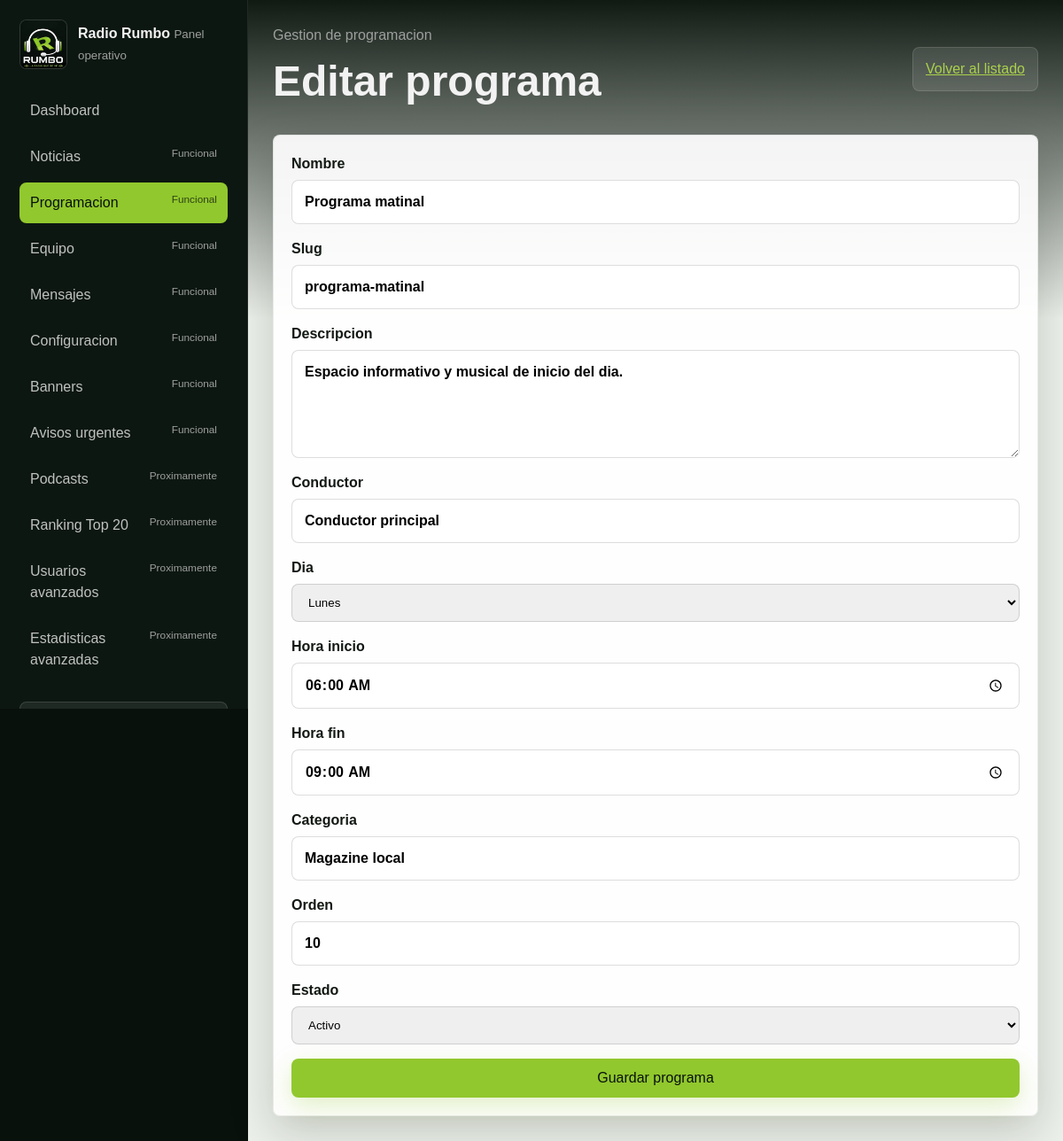
Screenshot of /admin/programs/edit/?id=1 (signed in) with the database file from the repository.
### tables this page shows
CREATE TABLE programs (
    id INT UNSIGNED AUTO_INCREMENT PRIMARY KEY,
    name VARCHAR(140) NOT NULL,
    slug VARCHAR(160) NOT NULL UNIQUE,
    description TEXT NULL,
    host_name VARCHAR(140) NULL,
    day_of_week ENUM('monday', 'tuesday', 'wednesday', 'thursday', 'friday', 'saturday', 'sunday') NOT NULL,
    start_time TIME NOT NULL,
    end_time TIME NOT NULL,
    category VARCHAR(80) NULL,
    is_active TINYINT(1) NOT NULL DEFAULT 1,
    display_order INT UNSIGNED NOT NULL DEFAULT 0,
    created_at TIMESTAMP DEFAULT CURRENT_TIMESTAMP,
    updated_at TIMESTAMP DEFAULT CURRENT_TIMESTAMP ON UPDATE CURRENT_TIMESTAMP
);

### app/Core/View.php (called while the page is built, shortened)
<?php
final class View
{
    public static function render(string $view, array $data = []): void
    {
        $basePath = dirname(__DIR__, 2) . DIRECTORY_SEPARATOR . 'resources' . DIRECTORY_SEPARATOR . 'views';
        $relativePath = str_replace('.', DIRECTORY_SEPARATOR, $view) . '.php';
        $viewPath = $basePath . DIRECTORY_SEPARATOR . $relativePath;
        $realViewPath = realpath($viewPath);
        extract($data, EXTR_SKIP);
        require $realViewPath;
    }
}

### app/Controllers/Admin/ProgramController.php (called while the page is built, shortened)
<?php
final class ProgramController
{
    public function edit(array $mock, int $id): void
    {
        $this->renderForm(
            $mock,
            $this->requireUser(),
            $this->findOrRedirect($id),
            [],
            '/admin/programs/edit/?id=' . $id,
            'Editar programa'
        );
    }
    private function renderForm(
        array $mock,
        array $user,
        array $old,
        array $errors,
        string $action,
        string $heading
    ): void {
        View::render('layouts.admin', [
            'active' => 'programacion',
            'action' => $action,
            'contentView' => 'programs/form',
            'errors' => $errors,
            'heading' => $heading,
            'mock' => $mock,
            'old' => $old,
            'pageTitle' => 'Radio Rumbo - ' . $heading,
            'user' => $user,
        ]);
    }
    private function findOrRedirect(int $id): array
    {
        try {
            $item = $this->programService()->find($id);
        } catch (Throwable) {
            $item = null;
        }
        return $item;
    }
    private function requireUser(): array
    {
        $user = $this->sessions()->user();
        return $user;
    }
    private function sessions(): SessionService
    {
        if (!$this->session instanceof SessionService) {
            $this->session = new SessionService();
        }
        return $this->session;
    }
    private function programService(): ProgramService
    {
        if (!$this->programs instanceof ProgramService) {
            $this->programs = new ProgramService();
        }
        return $this->programs;
    }
}

### public/admin/programs/edit/index.php (called while the page is built, shortened)
<?php
$rootPath = rr_bootstrap();
$controller = new ProgramController();
$id = (int) ($_GET['id'] ?? $_POST['id'] ?? 0);
$controller->edit(rr_mock_data($rootPath), $id);

### app/Helpers/SecurityHelper.php (called while the page is built, shortened)
<?php
final class SecurityHelper
{
    public static function e(string $value): string
    {
        return htmlspecialchars($value, ENT_QUOTES | ENT_SUBSTITUTE, 'UTF-8');
    }
}

### app/Core/Database.php (called while the page is built, shortened)
<?php
final class Database
{
    private static ?PDO $connection = null;
    public static function connection(): PDO
    {
        if (self::$connection instanceof PDO) {
            return self::$connection;
        }
        $host = self::env('DB_HOST', '127.0.0.1');
        $port = self::env('DB_PORT', '3306');
        $database = self::env('DB_DATABASE', 'radio_rumbo');
        $username = self::env('DB_USERNAME', 'root');
        $password = self::env('DB_PASSWORD', '');
        $dsn = sprintf(
            'mysql:host=%s;port=%s;dbname=%s;charset=utf8mb4',
            $host,
            $port,
            $database
        );
        try {
            self::$connection = new PDO($dsn, $username, $password, [
                PDO::ATTR_ERRMODE => PDO::ERRMODE_EXCEPTION,
                PDO::ATTR_DEFAULT_FETCH_MODE => PDO::FETCH_ASSOC,
                PDO::ATTR_EMULATE_PREPARES => false,
            ]);
        } catch (PDOException $exception) {
            throw new PDOException(
                'No se pudo conectar con la base de datos.',
                (int) $exception->getCode(),
                $exception
            );
        }
        return self::$connection;
    }
    private static function env(string $key, string $default = ''): string
    {
        $value = $_ENV[$key] ?? $_SERVER[$key] ?? getenv($key);
        return is_string($value) && $value !== '' ? $value : $default;
    }
}

### app/Models/Program.php (called while the page is built, shortened)
<?php
final class Program
{
    public function find(int $id): ?array
    {
        $statement = $this->pdo()->prepare(
            'SELECT id, name, slug, description, host_name, day_of_week, start_time, end_time,
                    category, is_active, display_order
             FROM programs
             WHERE id = :id
             LIMIT 1'
        );
        $statement->execute(['id' => $id]);
        $row = $statement->fetch();
        return is_array($row) ? $row : null;
    }
    private function pdo(): PDO
    {
        return $this->connection ?? Database::connection();
    }
}

### app/Services/ProgramService.php (called while the page is built, shortened)
<?php
final class ProgramService
{
    public function find(int $id): ?array
    {
        return $this->repository()->find($id);
    }
    private function repository(): Program
    {
        if (!$this->program instanceof Program) {
            $this->program = new Program();
        }
        return $this->program;
    }
}

### resources/views/admin/programs/form.php (the view, shortened to what this page needs)
<?php
$old = is_array($old ?? null) ? $old : [];
$action = is_string($action ?? null) ? $action : '/admin/programs/create/';
$heading = is_string($heading ?? null) ? $heading : 'Programa';
$days = [
    'monday' => 'Lunes',
    'tuesday' => 'Martes',
    'wednesday' => 'Miercoles',
    'thursday' => 'Jueves',
    'friday' => 'Viernes',
    'saturday' => 'Sabado',
    'sunday' => 'Domingo',
];
?>
<header class="admin-topbar">
    <div>
        <span>Gestion de programacion</span>
        <h1><?= $e($heading) ?></h1>
    </div>
    <div class="admin-profile"><a href="/admin/programs/">Volver al listado</a></div>
</header>
<section class="admin-panel">
    <form class="admin-form" action="<?= $e($action) ?>" method="post">
        <label>Nombre
            <input type="text" name="name" value="<?= $e((string) ($old['name'] ?? '')) ?>">
        </label>
        <label>Slug
            <input type="text" name="slug" value="<?= $e((string) ($old['slug'] ?? '')) ?>" placeholder="Se genera automaticamente si queda vacio">
        </label>
        <label>Descripcion
            <textarea name="description" rows="4"><?= $e((string) ($old['description'] ?? '')) ?></textarea>
        </label>
        <label>Conductor
            <input type="text" name="host_name" value="<?= $e((string) ($old['host_name'] ?? '')) ?>" placeholder="Conductor principal">
        </label>
        <label>Dia
            <select name="day_of_week">
                <?php foreach ($days as $value => $label): ?>
                    <option value="<?= $e($value) ?>" <?= ($old['day_of_week'] ?? 'monday') === $value ? 'selected' : '' ?>><?= $e($label) ?></option>
                <?php endforeach; ?>
            </select>
        </label>
        <label>Hora inicio
            <input type="time" name="start_time" value="<?= $e(substr((string) ($old['start_time'] ?? '06:00'), 0, 5)) ?>">
        </label>
        <label>Hora fin
            <input type="time" name="end_time" value="<?= $e(substr((string) ($old['end_time'] ?? '09:00'), 0, 5)) ?>">
        </label>
        <label>Categoria
            <input type="text" name="category" value="<?= $e((string) ($old['category'] ?? '')) ?>">
        </label>
        <label>Orden
            <input type="number" min="0" name="display_order" value="<?= $e((string) ($old['display_order'] ?? '0')) ?>">
        </label>
        <label>Estado
            <select name="is_active">
                <option value="1" <?= (string) ($old['is_active'] ?? '1') === '1' ? 'selected' : '' ?>>Activo</option>
            </select>
        </label>
        <button class="btn btn-primary" type="submit">Guardar programa</button>
    </form>
</section>

### public/assets/css/main.css (style rules this page uses)
:root { --color-primary: #91C82D; --color-primary-light: #AAD14A; --color-primary-dark: #72A223; --color-bg-dark: #09110C; --color-white-soft: #F2F2F2; --color-muted: #9DA09E; --color-ink: #121813; --color-panel: rgba(255, 255, 255, 0.12); --color-line: rgba(255, 255, 255, 0.16); --space-1: 8px; --space-2: 12px; --space-3: 18px; --space-4: 24px; --space-5: 36px; --space-6: 56px; --radius: 8px; --shadow: 0 18px 50px rgba(9, 17, 12, 0.18); }
* { box-sizing: border-box; }
html { scroll-behavior: smooth; }
body { margin: 0; color: var(--color-ink); background: #f1f4ef; font-family: Arial, Helvetica, sans-serif; line-height: 1.5; }
a { color: inherit; }
button, input, textarea { font: inherit; }
.btn, button { min-height: 42px; padding: 10px 16px; border: 0; border-radius: var(--radius); cursor: pointer; text-decoration: none; }
.btn-primary { color: var(--color-bg-dark); background: var(--color-primary); box-shadow: 0 10px 28px rgba(145, 200, 45, 0.25); }
input, textarea { width: 100%; padding: 12px 14px; border: 1px solid rgba(9, 17, 12, 0.14); border-radius: var(--radius); }

### public/assets/css/admin.css (style rules this page uses)
.admin-shell-body, .admin-login-body { min-height: 100vh; color: var(--color-white-soft); background: var(--color-bg-dark); }
.admin-brand small, .admin-topbar span, .admin-role-box small { color: var(--color-muted); }
.admin-topbar { display: flex; align-items: center; justify-content: space-between; gap: 20px; margin-bottom: 24px; }
.admin-topbar h1 { margin: 4px 0 0; font-size: clamp(2rem, 4vw, 3.5rem); letter-spacing: 0; }
.admin-profile { display: grid; justify-items: end; padding: 12px 14px; background: rgba(255, 255, 255, 0.1); border: 1px solid rgba(255, 255, 255, 0.12); border-radius: var(--radius); }
.admin-profile a { color: var(--color-primary-light); }
.admin-stats article, .admin-panel { padding: 20px; color: var(--color-ink); background: rgba(255, 255, 255, 0.92); border: 1px solid rgba(9, 17, 12, 0.08); border-radius: var(--radius); box-shadow: var(--shadow); }
.admin-form { display: grid; gap: 16px; }
.admin-form label, .login-card label { display: grid; gap: 6px; color: var(--color-ink); font-weight: 700; }
select { width: 100%; padding: 12px 14px; border: 1px solid rgba(9, 17, 12, 0.14); border-radius: var(--radius); }

### rows the page displays
programs: name "Programa matinal", slug "programa-matinal", description "Espacio informativo y musical de inicio del dia.", host_name "Conductor principal", day_of_week "Lunes", start_time "06:00", end_time "09:00", category "Magazine local", display_order "10", is_active "Activo"

### other values shown
$e($item['label']) "Dashboard"
$e($item['label']) "Noticias"
$e($item['status']) "Funcional"
$e($item['label']) "Programacion"
$e($item['label']) "Equipo"
$e($item['label']) "Mensajes"
$e($item['label']) "Configuracion"
$e($item['label']) "Banners"
$e($item['label']) "Avisos urgentes"
$e($item['label']) "Podcasts"
$e($item['status']) "Proximamente"
$e($item['label']) "Ranking Top 20"
$e($item['label']) "Usuarios avanzados"
$e($item['label']) "Estadisticas avanzadas"
$e($heading) "Editar programa"
